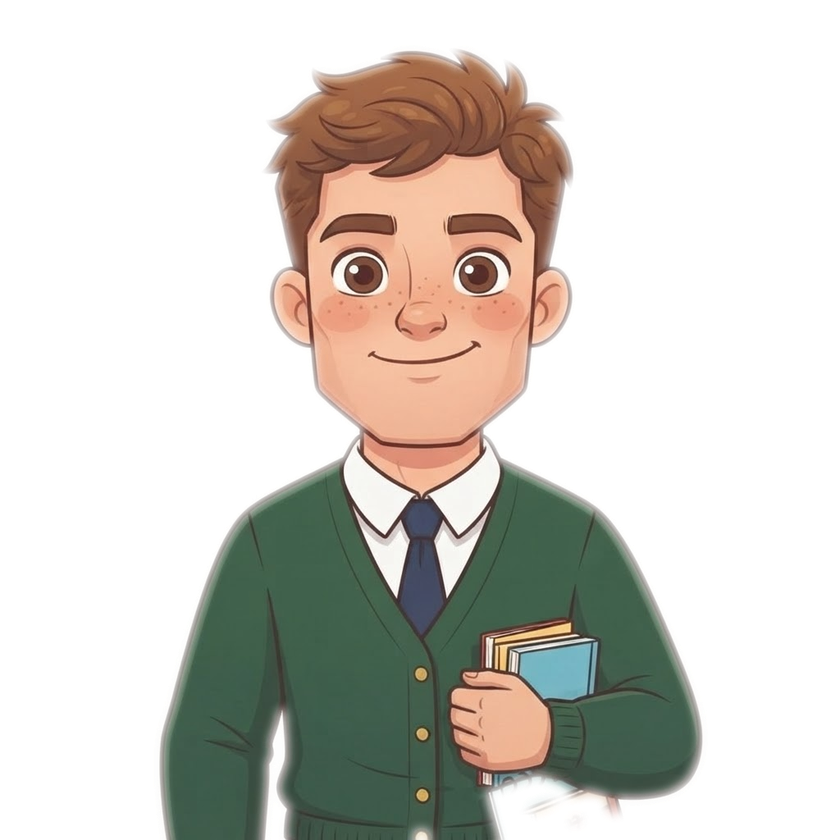
#> input picture KTU_AI_Birlesik/uygulama/assets/design_boy.png, 840 x 840 px, shrunk from 1024 x 1024 before the run
$ python -i _arka_plan_sil_v2.py   (imports and definitions only)
#> lines starting #> are read from the running program, lines starting #| are printed output that depends on the picture; after the words box and inside, x2 and y2 are one past the last pixel; in counts of white or black regions, pixels touching at a corner belong together
#!/usr/bin/env python3
# -*- coding: utf-8 -*-
"""
Güçlendirilmiş arka plan silici.
- 2-pass flood fill (dışarıdan içeri)
- Her piksel RGB L1 farkı (max 765) toleransı YÜKSEK (200-230)
- Flood fill başlangıcı: tüm 1 px kenar + 5 px ileri
- Sonra: flood fill maskesini 2 kez MaxFilter (genişlet)
- Sonra: MinFilter 1 kez (erozyon — hatalı sızan alanları temizle)
- Sonra: GaussianBlur feather (kenar yumuşatma)
- Alpha ters maske yazılır.
"""

from __future__ import annotations
import argparse, os, unicodedata, sys
from collections import deque
from PIL import Image, ImageFilter


def _bul(klasor):
    out = {}
    for d in os.listdir(klasor):
        nd = unicodedata.normalize("NFC", d)
        if nd.startswith("._"): continue
        if nd.lower().endswith((".png",".jpg",".jpeg",".webp")):
            out[nd] = os.path.join(klasor, d)
    return out


def _floodfill(im, tol):
    w, h = im.size
    rgb = im.convert("RGB")
    p = rgb.load()
    m = Image.new("L", (w, h), 0)
    mp = m.load()
    q = deque()
    # Tüm 1px kenar piksellerini başlangıç noktası olarak kabul et
    # (arka plan her zaman dışarıdan temas eder çünkü karakter ortada)
    for x in range(w):
        q.append((x, 0))
        q.append((x, h - 1))
    for y in range(h):
        q.append((0, y))
        q.append((w - 1, y))
    # Başlangıç noktalarının her birinin kendi referans rengiyle karşılaştırılmasını
    # engellemek yerine — baskın referans: tüm üst 10 satır, alt 10 satır,
    # sol 10 sütun, sağ 10 sütunun ortalama R/G/B'si (tek referans rengi).
    kenar_rgb = []
    for x in range(w):
        for oy in range(min(12, h)):
            kenar_rgb.append(p[x, oy])
            kenar_rgb.append(p[x, h - 1 - oy])
    for y in range(h):
        for ox in range(min(12, w)):
            kenar_rgb.append(p[ox, y])
            kenar_rgb.append(p[w - 1 - ox, y])
    R = sum(r for r,_,_ in kenar_rgb)//len(kenar_rgb)
    G = sum(g for _,g,_ in kenar_rgb)//len(kenar_rgb)
    B = sum(b for _,_,b in kenar_rgb)//len(kenar_rgb)
    REF = (R, G, B)
    print(f"    → Referans arka plan RGB={REF}  (tol={tol})")
    # Başlangıç kuyruğunu doldur
    visited = set()
    while q:
        xy = q.popleft()
        if xy in visited: continue
        visited.add(xy)
        x, y = xy
        r,g,b = p[x,y]
        d = abs(r-REF[0]) + abs(g-REF[1]) + abs(b-REF[2])
        if d <= tol and mp[x,y] != 255:
            mp[x,y] = 255
            if x>0: q.append((x-1,y))
            if x<w-1: q.append((x+1,y))
            if y>0: q.append((x,y-1))
            if y<h-1: q.append((x,y+1))
    return m


def arka_plani_sil_v2(yol, tol=220, genislet=2, daralt=1, feather=4, yaz=True):
#> called with yol = 'assets/design_boy.png', tol = 220, genislet = 2, daralt = 1, feather = 4, yaz = True
    im = Image.open(yol).convert("RGBA")
#> im is the input picture: PIL image 840x840 RGBA; mean R, G, B, A 55.9, 52.1, 44.7, 91.5
    w, h = im.size
#> w = 840; h = 840
    mask = _floodfill(im, tol)
#> in _floodfill, `rgb = im.convert("RGB")`:
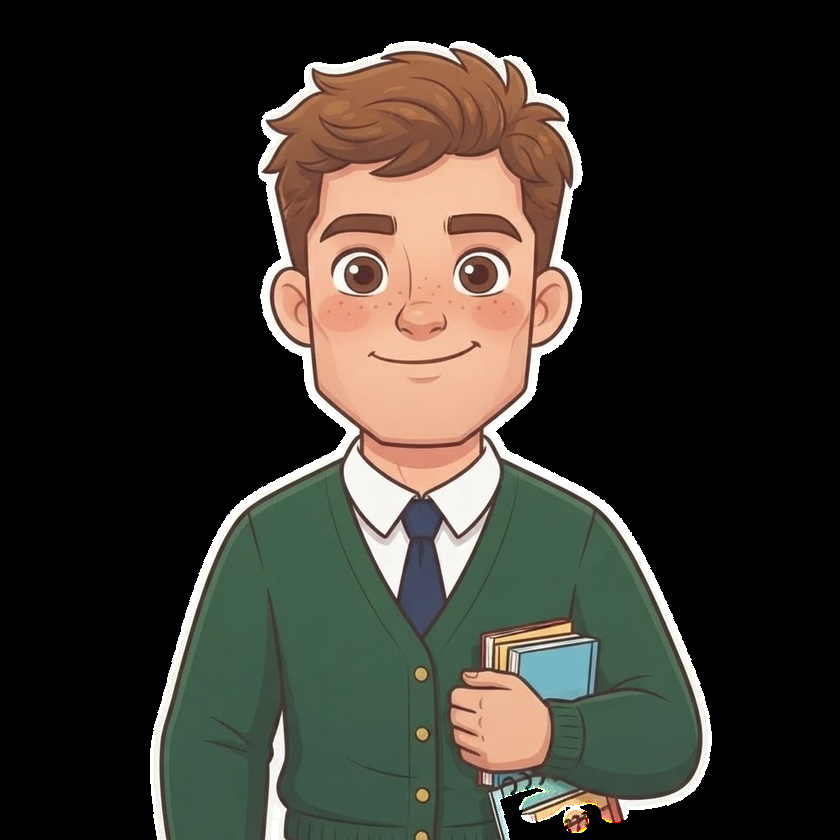
#> rgb: PIL image 840x840 RGB; mean R, G, B 55.9, 52.1, 44.7
#> in _floodfill, `m = Image.new("L", (w, h), 0)`: m: PIL image 840x840 L; every value is 0
#> after the loop in _floodfill, `for x in range(w):`: kenar_rgb = 20160 items
#> after the loop in _floodfill, `for y in range(h):`: kenar_rgb = 40320 items
#> in _floodfill, `R = sum(r for r,_,_ in kenar_rgb)//len(kenar_rgb)`: R = 9
#> in _floodfill, `G = sum(g for _,g,_ in kenar_rgb)//len(kenar_rgb)`: G = 10
#> in _floodfill, `B = sum(b for _,_,b in kenar_rgb)//len(kenar_rgb)`: B = 9
#> in _floodfill, `REF = (R, G, B)`: REF = (9, 10, 9)
#|     → Referans arka plan RGB=(9, 10, 9)  (tol=220)
#> after the loop in _floodfill, `while q:`: visited = 571017 items
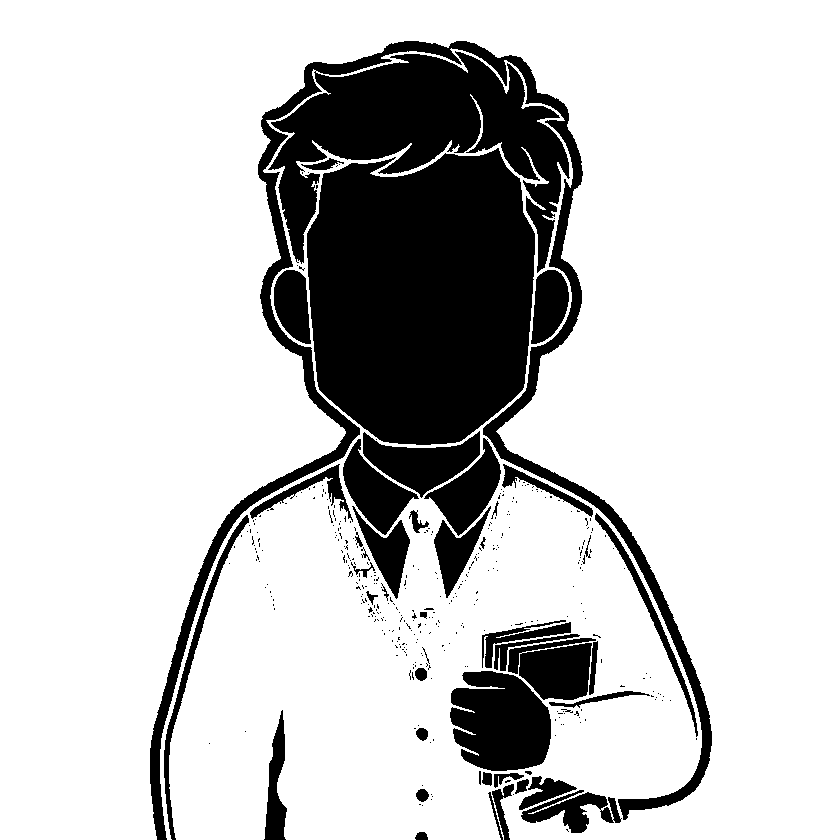
#> mask: PIL image 840x840 L; 78.8% white; 384 black regions (339 under 20 px), largest, box (x1, y1, x2, y2) and area: (307, 148, 535, 445) 55991, (150, 41, 712, 840) 48673, (450, 671, 551, 771) 7894

    # Genişlet: arka plan maskesini büyüt (komşu 1px katmanları da dahil et)
    for _ in range(genislet):
        mask = mask.filter(ImageFilter.MaxFilter(3))
    # Daralt (erozyon): sızan kısımları geri al
    for _ in range(daralt):
        mask = mask.filter(ImageFilter.MinFilter(3))
    # Kenar yumuşatma
    if feather:
        mask = mask.filter(ImageFilter.GaussianBlur(feather))

    # Ters maske → alpha: arka plan(255) → saydam(0)
    ters = Image.eval(mask, lambda v: 255 - v)
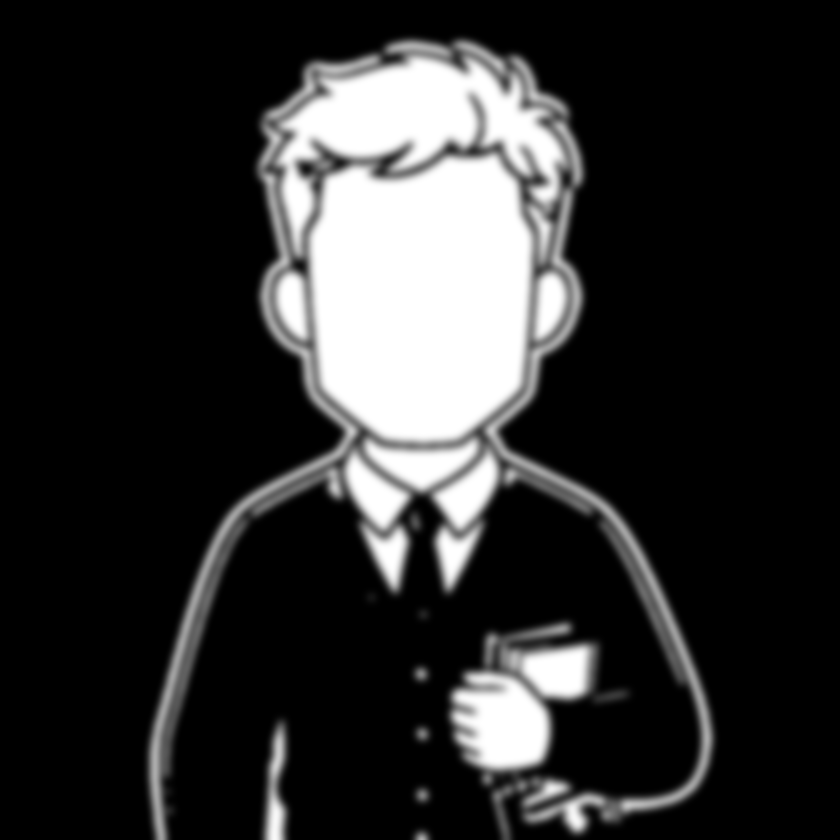
#> ters: PIL image 840x840 L; min 0, max 255, mean 46.5
    r, g, b, _ = im.split()
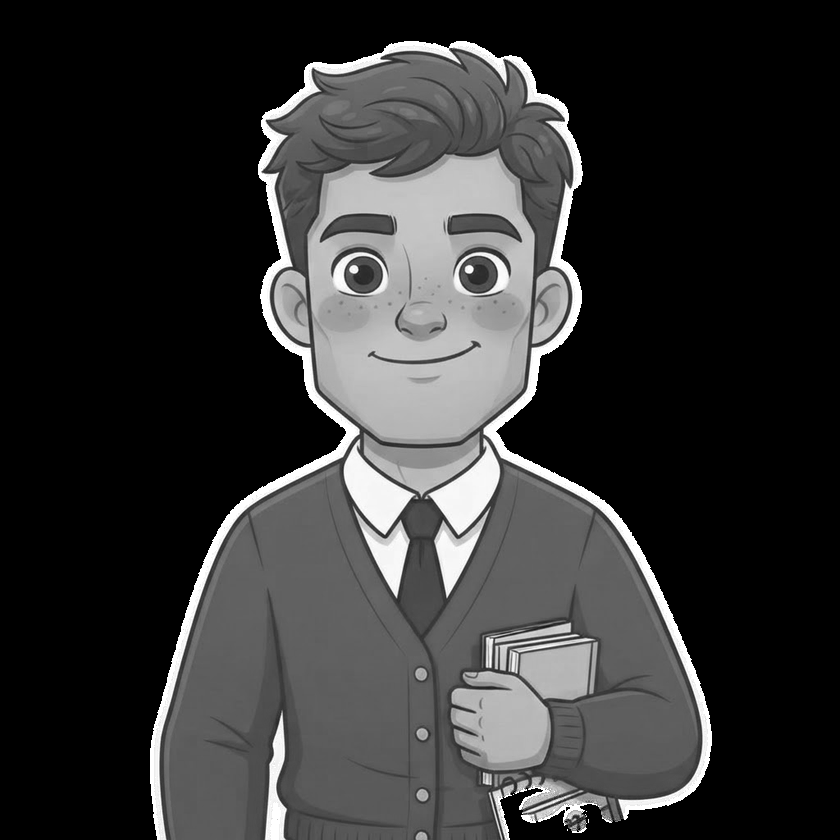
#> g: PIL image 840x840 L; min 0, max 255, mean 52.1
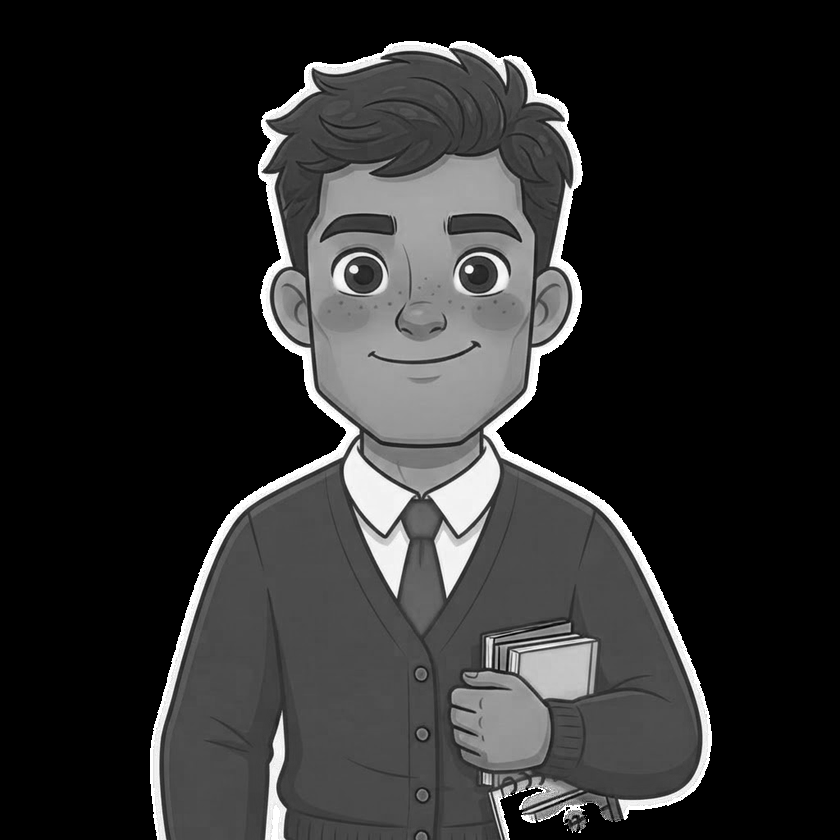
#> b: PIL image 840x840 L; min 0, max 255, mean 44.7
    out = Image.merge("RGBA", (r, g, b, ters))
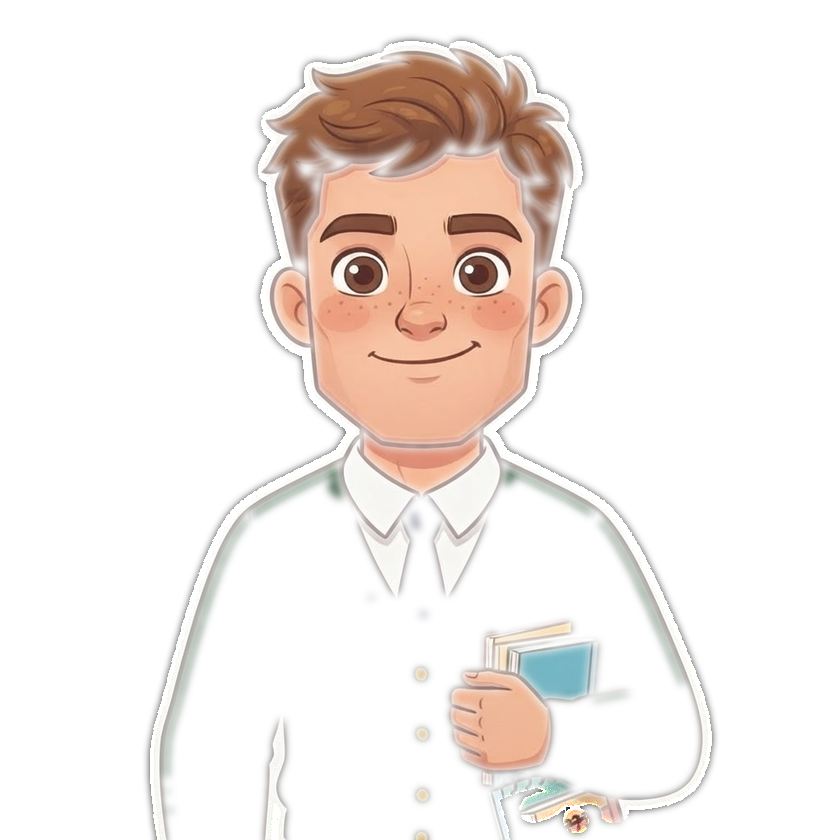
#> out: PIL image 840x840 RGBA; mean R, G, B, A 55.9, 52.1, 44.7, 46.5; transparent parts drawn white
    if yaz:
        out.save(yol, format="PNG", optimize=True)
    return out


def main():
    prs = argparse.ArgumentParser()
    prs.add_argument("klasor", nargs="?", default=os.path.dirname(os.path.abspath(__file__)))
    prs.add_argument("--tol", type=int, default=230)
    prs.add_argument("--genislet", type=int, default=3)
    prs.add_argument("--daralt", type=int, default=1)
    prs.add_argument("--feather", type=int, default=5)
    args = prs.parse_args()
    klasor = os.path.abspath(args.klasor)
    liste = _bul(klasor)
    if not liste: raise SystemExit("Görsel yok: " + klasor)
    for ad, yol in sorted(liste.items()):
        print(f"🖼  {ad}")
        im = arka_plani_sil_v2(
            yol, tol=args.tol, genislet=args.genislet,
            daralt=args.daralt, feather=args.feather, yaz=True
        )
        ap = im.getchannel("A").load()
        w, h = im.size
        opak = saydam = 0
        for y in range(h):
            for x in range(w):
                v = ap[x,y]
                if v > 200: opak += 1
                elif v < 25: saydam += 1
        top = w*h
        print(f"    opak={opak/top*100:.1f}%  saydam={saydam/top*100:.1f}%")


# [2 lines not run here, left out]

>>> result = arka_plani_sil_v2('assets/design_boy.png')

$ run again, on KTU_AI_Birlesik/uygulama/assets/design_parent.png
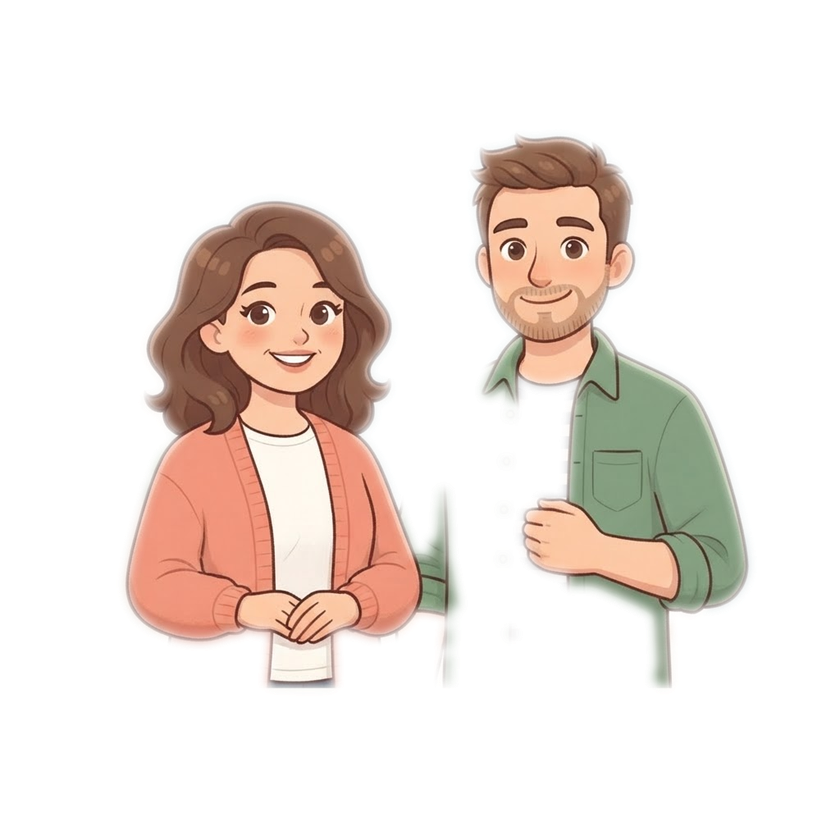
#> input picture KTU_AI_Birlesik/uygulama/assets/design_parent.png, 840 x 840 px, shrunk from 1024 x 1024 before the run
#> in arka_plani_sil_v2, im is the input picture: PIL image 840x840 RGBA; mean R, G, B, A 56.6, 46.5, 39.8, 60.3
#> in _floodfill, `rgb = im.convert("RGB")`:
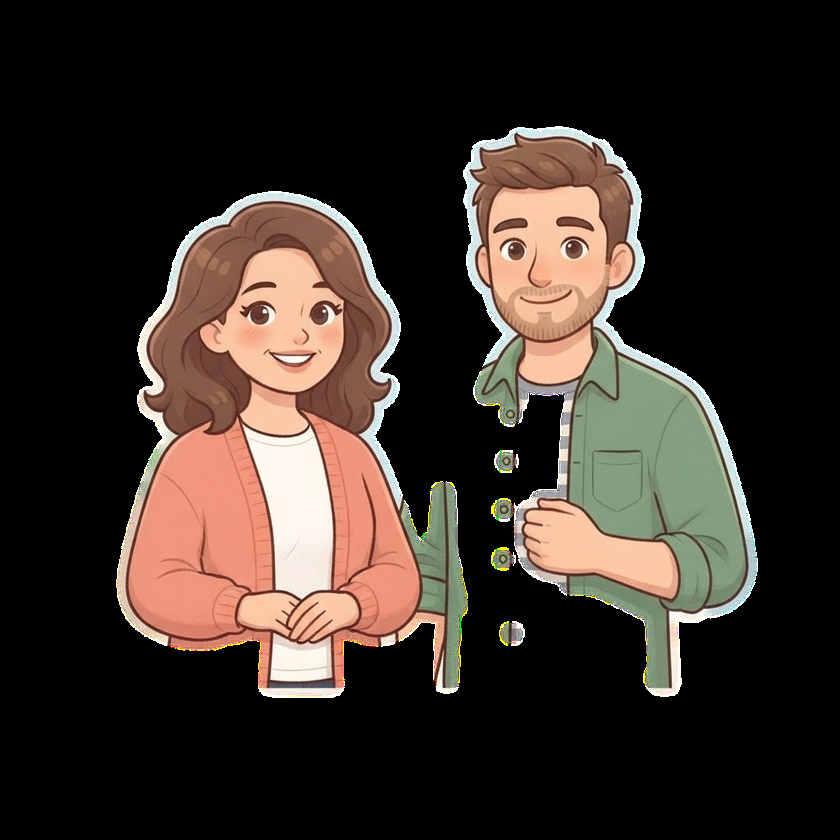
#> rgb: PIL image 840x840 RGB; mean R, G, B 56.6, 46.5, 39.8
#> m: PIL image 840x840 L; every value is 0
#> after the loop in _floodfill, `for x in range(w):`: kenar_rgb = 20160 items
#> after the loop in _floodfill, `for y in range(h):`: kenar_rgb = 40320 items
#> R = 0
#> REF = (0, 0, 0)
#|     → Referans arka plan RGB=(0, 0, 0)  (tol=220)
#> after the loop in _floodfill, `while q:`: visited = 521108 items
#> in arka_plani_sil_v2, `out = Image.merge("RGBA", (r, g, b, ters))`:
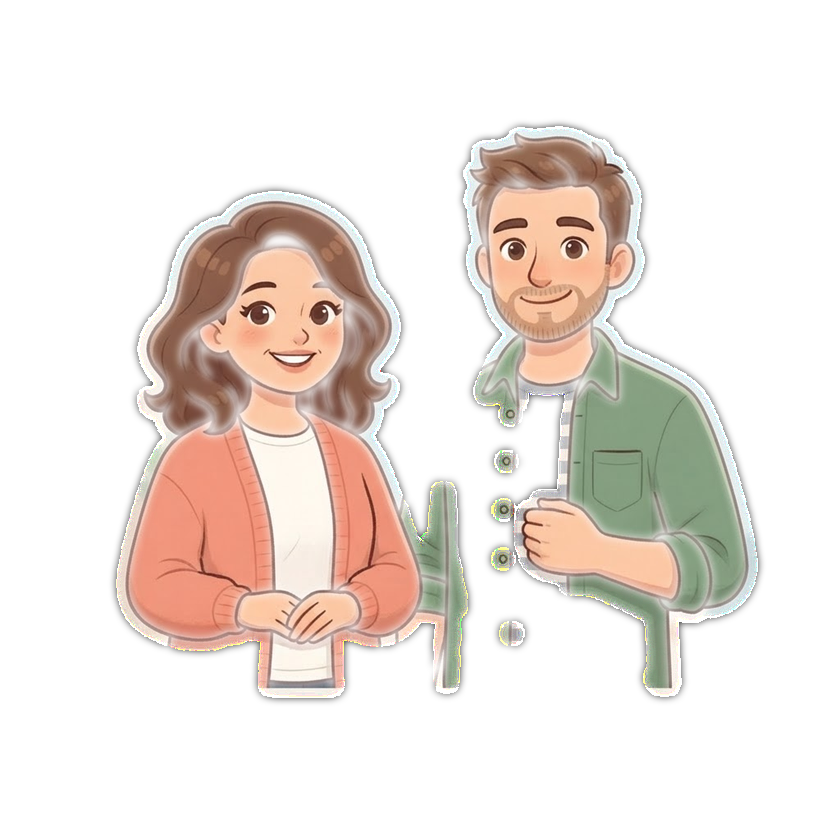
#> out: PIL image 840x840 RGBA; mean R, G, B, A 56.6, 46.5, 39.8, 64.7; transparent parts drawn white
